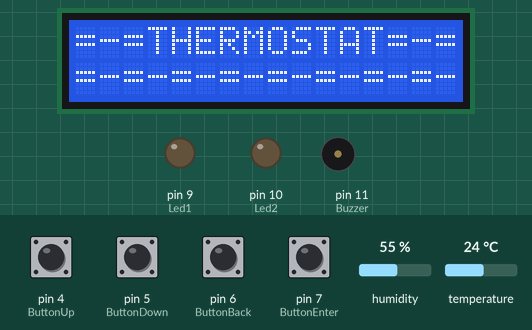
Simulated run of this sketch. Board: Arduino Uno, built with avr-gcc and run on an emulated ATmega328P. Shown: 16×2 character LCD, output pins drawn as LEDs (lit = HIGH), buzzer (waves = sounding, pin HIGH). The test bench sets the inputs (shaded band); at power-on: pin 4 (ButtonUp), pin 5 (ButtonDown), pin 6 (ButtonBack), pin 7 (ButtonEnter) HIGH, humidity 55 %, temperature 24 °C. What the sketch prints to the serial monitor is not drawn.

Above: at 1.3 s.
1.4 s: pin 7 (ButtonEnter) pulled LOW for 0.15 s
At 4.7 s:
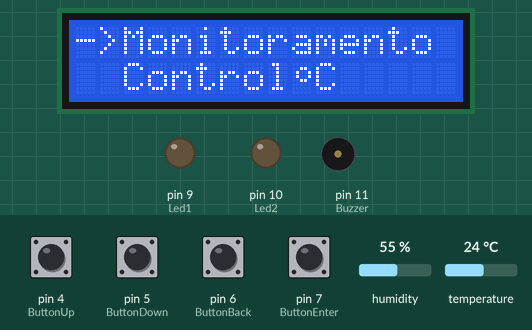
5.0 s: pin 5 (ButtonDown) pulled LOW for 0.15 s
At 5.8 s:
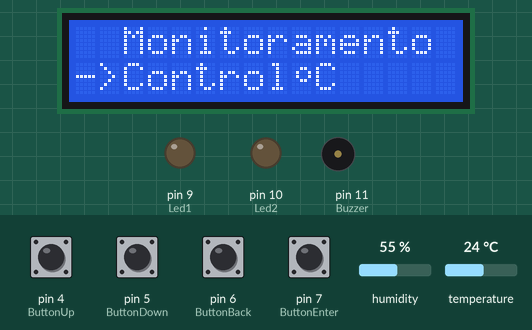
6.6 s: pin 5 (ButtonDown) pulled LOW for 1 s
At 7.9 s:
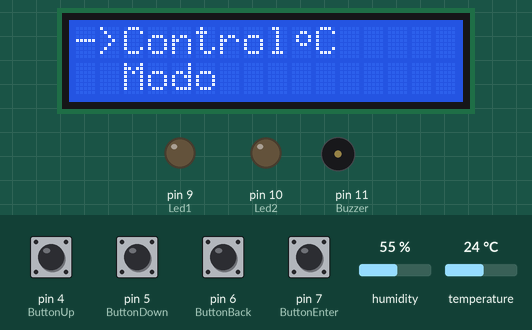
9.1 s: pin 5 (ButtonDown) pulled LOW for 0.15 s
At 9.8 s:
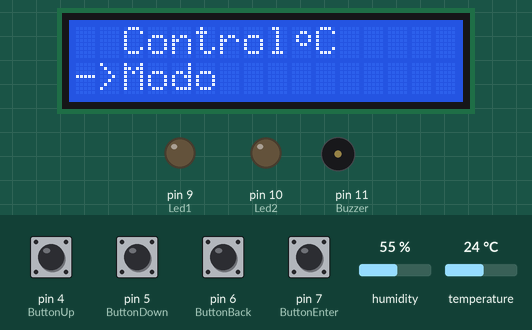
10.7 s: pin 7 (ButtonEnter) pulled LOW for 1 s
At 11.17 s:
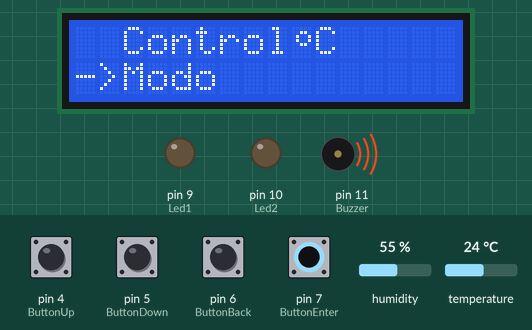
13.2 s: pin 4 (ButtonUp) pulled LOW for 0.15 s
At 14.1 s:
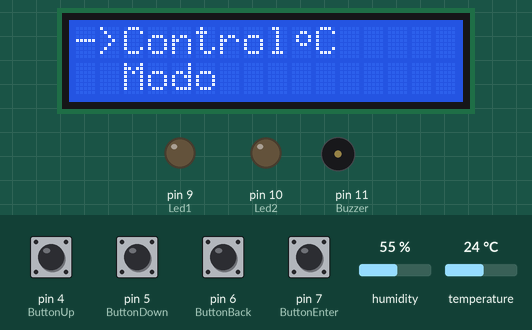
Timing chart, 0 to 15.8 s (numbered marks = the images above; inputs shaded):
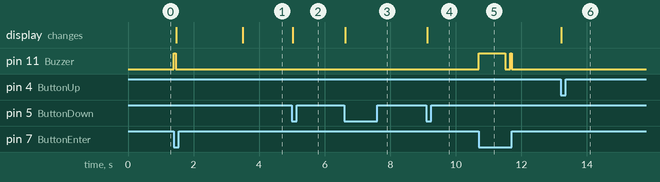

The sketch:

DTH11_LCD.ino
```cpp
/*
Autor: Tiago Modesto de Sousa Moura
Data:04/07/2024
Teste de Menu de Interface do LCD
*/


// Incluir bibliotecas
#include <LiquidCrystal_I2C.h> // Inclui a biblioteca do LCD I2C
#include <Wire.h> // biblioteca de comunicacao I2C
#include <DHT.h> //Inclui a biblioteca do sensor DHT11


//Definir pinos
#define ButtonUp 4
#define ButtonDown 5
#define ButtonEnter 7
#define ButtonBack 6

#define Led1 9
#define Led2 10

#define Buzzer 11

#define DHTPIN 3 //Definir o pino de Sinal
#define DHTTYPE DHT11 // Definir o modelo do sensor


//Criação do objeto LCD 16x2, endereço 0x27
LiquidCrystal_I2C lcd(0x27,16,2);

//Criação do objeto DHT11
DHT dht(DHTPIN,DHTTYPE);

//Variaveis
bool up = 0, down = 0, enter = 0, back = 0;
bool StateUp = 1, StateDown = 1, EnableLCD = 0, StateEnterControl = 1, StateBackControl = 1;
bool StateLed1;
byte count = 1;
float t;
float f;
float h;
float hif;
float hic;
unsigned long previousMillis = 0; // Armazena o último tempo em que os dados foram enviados
const long interval = 2000; // Intervalo de 1 segundo


//Apresenta a tela 0
void screen0(){
  lcd.clear();
  lcd.setCursor(0,0);
  lcd.print("=-=THERMOSTAT=-=");
  lcd.setCursor(0,1);
  lcd.print("=-=-=-=-=-=-=-=-");
}
//Apresenta a tela 1
void screen1(){
  lcd.clear();
  lcd.setCursor(0,0);
  lcd.print("->Monitoramento");
  lcd.setCursor(0,1);
  lcd.print("  Control");
  lcd.write(byte(2));
  lcd.print("C");
}
//Apresenta a tela 2
void screen2(){
  lcd.clear();
  lcd.setCursor(0,0);
  lcd.print("  Monitoramento");
  lcd.setCursor(0,1);
  lcd.print("->Control");
  lcd.write(byte(2));
  lcd.print("C");

}
//Apresenta a tela 3
void screen3(){
  lcd.clear();
  lcd.setCursor(0,0);
  lcd.print("->Control");
  lcd.write(byte(2));
  lcd.print("C");
  lcd.setCursor(0,1);
  lcd.print("  Modo");

}
//Apresenta a tela 4
void screen4(){
  lcd.clear();
  lcd.setCursor(0,0);
  lcd.print("  Control");
  lcd.write(byte(2));
  lcd.print("C");
  lcd.setCursor(0,1);
  lcd.print("->Modo");

}

//Simbolos especiais
byte grau[8] = {// Formato do Grau (°)
  B00000,
  B00110,
  B01001,
  B01001,
  B00110,
  B00000,
  B00000,
};

byte neve[8] = {// Formato do Floco de Neve
  B00000,
  B00000,
  B01010,
  B11011,
  B00100,
  B11011,
  B01010,
  B00000,
};

byte gota[8] ={ // Formato da Gota
  B00000,
  B00100,
  B00110,
  B01111,
  B11101,
  B11001,
  B01110,
};


void setup() {

//Inicialização do LCD
lcd.init();
lcd.setBacklight(HIGH);
lcd.clear();

//Inicialização do DHT
  Serial.begin(9600); //Inicia o Serial
  Serial.println("Termostato");
  Serial.println("-----------------------------------------");
  dht.begin();

//Criação dos símbolos
lcd.createChar(2,grau);
lcd.createChar(1,gota);
lcd.createChar(0,neve);


//Pinos dos leds como saída
pinMode(Led1, OUTPUT);
pinMode(Led2, OUTPUT);


//Pinos dos botões como entrada
pinMode(ButtonUp, INPUT_PULLUP);
pinMode(ButtonDown, INPUT_PULLUP);
pinMode(ButtonEnter, INPUT_PULLUP);
pinMode(ButtonBack, INPUT_PULLUP);

//Pinos do Buzzer como saída
pinMode(Buzzer,OUTPUT);

//Tela Inicial
screen0 ();

}


void loop() {
    // Leitura do DHT e envio contínuo para o Serial
  unsigned long currentMillis = millis();
  if (currentMillis - previousMillis >= interval) {
    previousMillis = currentMillis;

    float h = dht.readHumidity();
    float t = dht.readTemperature();
    float f = dht.readTemperature(true);

    if (isnan(h) || isnan(t) || isnan(f)) {
      Serial.println("Leitura do sensor DHT falhou");
      return;
    }

    float hif = dht.computeHeatIndex(f, h);
    float hic = dht.computeHeatIndex(t, h, false);

  Serial.println("------------------------------------------------------------------------------------------------------------");
  Serial.print("| Umidade:  ");
  Serial.print(h, 1); // Imprime com uma casa decimal
  Serial.print(" %\t|");
  Serial.print(" Temperatura:  ");
  Serial.print(t, 1); // Imprime com uma casa decimal
  Serial.print(" °C\t |");
  Serial.print(" Heat Index (F):  ");
  Serial.print(hif, 1); // Imprime com uma casa decimal
  Serial.print(" °F\t |");
  Serial.print(" Heat Index (C):  ");
  Serial.print(hic, 1); // Imprime com uma casa decimal
  Serial.println(" °C |");

  }
//Leitura dos botões
  up = digitalRead(ButtonUp);
  down = digitalRead(ButtonDown);
  enter = digitalRead(ButtonEnter);
  back = digitalRead(ButtonBack);

//Tela Inicial

//---------------------------------------------------------
if(down == 0 && StateDown == 1)// Verifica se o botão de mover para baixo está pressionado
{
    count++;
 if (count > 4){ //Verifica se o valor da contagem é maior que 4 (faz relação ao número de telas)
  count = 4;
}
StateDown = 0; //Atualiza o botão para 0
EnableLCD = 1; // Atribui 1 para permitir que a imagem da tela seja apresentada uma única vez
}

if (down == 1 && StateDown == 0)//Verifica se ButtonDown não está pressionado
{
  StateDown = 1;
}
//---------------------------------------------------------

if(up == 0 &&StateUp == 1)//Verifica se o Botão para cima está acionado
{
  count--; //decrementa o valor da contagem

    if(count <1) // se count for menor que 1, ele receberá valor 1
  {
    count = 1;
  }
  StateUp = 0;
  EnableLCD = 1;
}

  if(up == 1 && StateUp == 0)
  {
    StateUp = 1;
}
//---------------------------------------------------------


//---------------------------------------------------------
if(EnableLCD == 1)
{
  if(count ==1)
{
    screen1();
    delay(250);
}
  if(count ==2)
{
    screen2();
    delay(250);

}
  if(count ==3)
{
    screen3();
    delay(250);
}
  if(count ==4)
{
    screen4();
    delay(250);
}
EnableLCD = 0;
  }
//-----------------------------------------------------------

 float h = dht.readHumidity();
 float t = dht.readTemperature();// Celsius é o padrão
 float f = dht.readTemperature(true);// lê em Fahrenheit

  if (isnan(h) || isnan(t) || isnan(f)){ // Para se alguma leitura falhar, ele fazer a leitura novamente
  Serial.println("Leitura do sensor DHT falhou");
  return;
}

float hif = dht.computeHeatIndex(f, h); // temperatura em F
float hic = dht.computeHeatIndex(t, h, false);// temperatura em C

if(enter == 0 && StateEnterControl == 1) // Verifica se o botão Enter está pressionado
{
digitalWrite(Buzzer,HIGH);
delay(50);
digitalWrite(Buzzer,LOW);
  if(count == 1) // Verifica o valor da variável contagem
  {

 lcd.clear();
 lcd.setCursor(4,0);
 lcd.write(byte(0));
 lcd.print(t);
 lcd.write(byte(2));
 lcd.print("C  ");
 lcd.setCursor(4,1);
 lcd.write(byte(1));
 lcd.print(h);
 lcd.print("%");
 lcd.setCursor(0,0);

  delay(2000);
  screen1();
  }

  if(count == 2)
  {
 StateLed1= !StateLed1;
 digitalWrite(Led1,StateLed1);
  }


  if(count == 3)
  {
 StateLed1= !StateLed1;
 digitalWrite(Led1,StateLed1);
  }
}
}
```

Measured:
- after the input at 1.4 s, pin 11 (Buzzer): LOW → HIGH at once, → LOW 0.05 s later; the display: first changes after 0.07 s (image 1 shows a later state)
- after the input at 5.0 s, the display: changes at once (image 2)
- after the input at 6.6 s, the display: changes at once (image 3)
- after the input at 9.1 s, the display: changes at once (image 4)
- after the input at 10.7 s, pin 11 (Buzzer): LOW → HIGH at once, → LOW 0.80 s later, → HIGH 0.16 s later, → LOW 0.05 s later
- after the input at 13.2 s, the display: changes at once (image 6)
